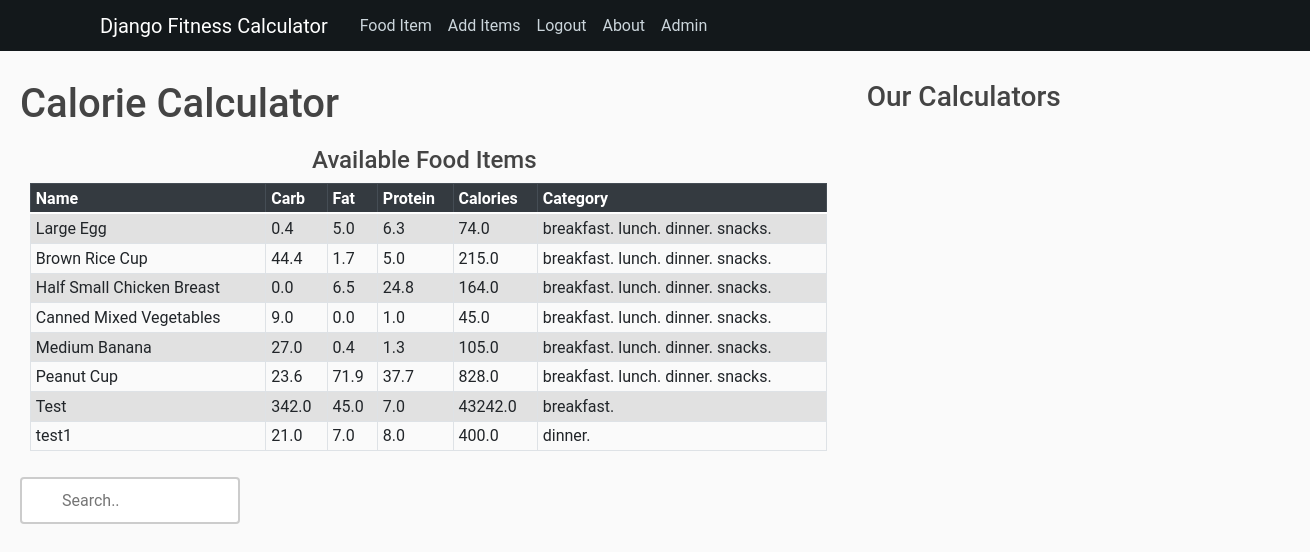
The app's page /calorie-calculator/ (signed in) with its own data.
### calculator/models.py (models this page shows, shortened)
class FoodItem(models.Model):
    name = models.CharField(max_length=100)
    category = models.ManyToManyField(Category)
    carbohydrate = models.DecimalField(max_digits=6, decimal_places=1, default=0)
    fat = models.DecimalField(max_digits=6, decimal_places=1, default=0)
    protein = models.DecimalField(max_digits=6, decimal_places=1, default=0)
    calories = models.DecimalField(max_digits=6, decimal_places=1, default=0, blank=True)
    quantity = models.IntegerField(default=1, null=True, blank=True)

class Category(models.Model):
    options = (
        ('breakfast', 'breakfast'),
        ('lunch', 'lunch'),
        ('dinner', 'dinner'),
        ('snacks', 'snacks'),
    )
    name = models.CharField(max_length=50, choices=options)

### calculator/views.py (the view)
# urls.py: path('calorie-calculator/', views.calorie_calculator, name='CalorieCalculator'),
def calorie_calculator(request):
    user = request.user
    food_items = FoodItem.objects.filter()
    my_filter = FoodItemFilter(request.GET, queryset=food_items)
    food_items = my_filter.qs
    total = UserFoodItem.objects.all()
    my_food_items = total.filter(users=user)
    cnt = my_food_items.count()
    queryset_food = []
    final_food_items = []
    total_calories = 0
    for food in my_food_items:
        queryset_food.append(food.fooditem.all())
    for items in queryset_food:
        for food_items in items:
            final_food_items.append(food_items)
    for foods in final_food_items:
        total_calories += foods.calorie
    calories_left = 2000 - total_calories
    context = {'calories_left': calories_left,
               'total_calories': total_calories,
               'cnt': cnt,
               'final_food_items': final_food_items,
               'food_items': food_items,
               'my_filter': my_filter,
               }
    return render(request, 'calorie_calculator.html', context)

### templates/calorie_calculator.html
{% extends 'navbar.html' %}
{% block content %}
    <h1>Calorie Calculator</h1>
    <div class="flex-box-row">
        <h4 class="mr-2">Available Food Items</h4>
            <table class="table table-sm table table-bordered table table-striped">
                <thead class="thead-dark">
                    <tr>
                        <th>Name</th>
                        <th>Carb</th>
                        <th>Fat</th>
                        <th>Protein</th>
                        <th>Calories</th>
                        <th>Category</th>
                    </tr>
                </thead>
                {% for items in food_items %}
                <tr>
                    <td>{{items.name}} </td>
                    <td>{{items.carbohydrate}} </td>
                    <td>{{items.fat}} </td>
                    <td>{{items.protein}} </td>
                    <td>{{items.calories}} </td>
                    <td>{% for category in items.category.all %}{{category.name}}. {% endfor %}</td>
                </tr>
                {% endfor %}
            </table>
    </div>
    <div>
        <form>
            <label>
                <input class="search" type="text" name="search" placeholder="Search..">
            </label>
        </form>
    </div>
{% endblock content %}

### templates/navbar.html (shortened to what this page needs)
{% load static%}
<!DOCTYPE html>
<html lang="en">
<head>
    <link href="https://cdn.jsdelivr.net/npm/bootstrap@5.1.0/dist/css/bootstrap.min.css" rel="stylesheet">
    <link rel="stylesheet" type="text/css" href="{% static 'css/main.css' %}">
</head>
<body>
<header class="site-header">
      <link rel="stylesheet" href="https://stackpath.bootstrapcdn.com/bootstrap/4.5.0/css/bootstrap.min.css">
      <link rel="stylesheet" href="{% static 'css/main.css' %}">
      <nav class="navbar navbar-expand-md navbar-dark bg-steel fixed-top">
        <div class="container">
          <a class="navbar-brand mr-4" href="{% url 'UserPage' %}">Django Fitness Calculator</a>
          <div class="collapse navbar-collapse" id="navbarToggle">
            <div class="navbar-nav">
                {% if user.is_authenticated %}
                    <a class="nav-link" href="#">Food Item<span class="sr-only">(current)</span></a>
                    <a class="nav-link" href="#">Add Items</a>
                    <a class="nav-item nav-link" href="{% url 'logout' %}">Logout</a>
                {% else %}
                    <a class="nav-item nav-link" href="{% url 'login' %}">Login</a>
                    <a class="nav-item nav-link" href="{% url 'register' %}">Register</a>
                {% endif %}
                <a class="nav-item nav-link" href="{% url 'About' %}">About</a>
                {% if user.is_staff %}
                    <a class="nav-item nav-link" href="{% url 'Home' %}">Admin</a>
                {% endif %}
            </div>
          </div>
        </div>
      </nav>
    </header>
    <main role="main" class="wrapper">
      <div class="row container-fluid">
        <div class="col-md-8">
            {% block content %}{% endblock %}
        </div>
      <div class="col-md-4">
          <div class="dropdown">
            <h3>Our Calculators</h3>
          </div>
      </div>
      </div>
    </main>
</body>
</html>

### static/css/main.css (style rules this page uses)
.flex-box-row { display:flex; padding : 10px; flex-wrap: wrap; justify-content: space-around; }
body { font: 16px Roboto, Arial, sans-serif; background: #fafafa; color: #333333; margin-top: 5rem; }
h1, h2, h3, h4, h5, h6 { color: #444444; }
.bg-steel { background-color: #13181b; }
.site-header .navbar-nav .nav-link { color: #cbd5db; }
.dropdown { position: relative; display: inline-block; }
.wrapper { width: 1300px; margin: 0 auto; }
.search { width: 220px; box-sizing: border-box; border: 2px solid #ccc; border-radius: 4px; font-size: 16px; background-color: white; background-image: url('https://cdn.onlinewebfonts.com/svg/img_197388.png'); background-position: 10px 10px; background-size: 20px; background-repeat: no-repeat; padding: 12px 20px 12px 40px; transition: width 0.6s ease-in-out; color: #ff0000; }

### records on screen
FoodItem: name "Large Egg", carbohydrate "0.4", fat "5.0", protein "6.3", calories "74.0"
Category: name "breakfast"
Category: name "lunch"
Category: name "dinner"
Category: name "snacks"
FoodItem: name "Brown Rice Cup", carbohydrate "44.4", fat "1.7", protein "5.0", calories "215.0"
FoodItem: name "Half Small Chicken Breast", carbohydrate "0.0", fat "6.5", protein "24.8", calories "164.0"
FoodItem: name "Canned Mixed Vegetables", carbohydrate "9.0", fat "0.0", protein "1.0", calories "45.0"
FoodItem: name "Medium Banana", carbohydrate "27.0", fat "0.4", protein "1.3", calories "105.0"
FoodItem: name "Peanut Cup", carbohydrate "23.6", fat "71.9", protein "37.7", calories "828.0"
FoodItem: name "Test", carbohydrate "342.0", fat "45.0", protein "7.0", calories "43242.0"
FoodItem: name "test1", carbohydrate "21.0", fat "7.0", protein "8.0", calories "400.0"
